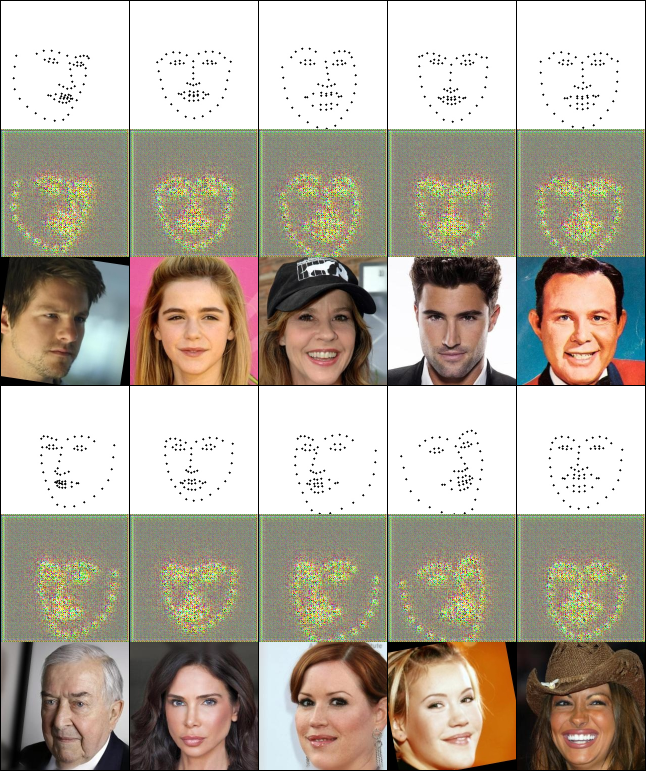
#> input picture Software/pix2pix/images/faces_deid_celeb/0.png, 1292 x 1542 px (shown at 1/2 size); its folder holds only this picture in this run
$ python -i PreProcessingImages_new.py   (imports and definitions only)
#> lines starting #> are read from the running program, lines starting #| are printed output that depends on the picture
import cv2
import os
import numpy as np
from concurrent.futures import ProcessPoolExecutor

TRAIN_FOLDER = "C:/Users/Administrator/Downloads/DatasetBS/archive12/lfw-funneled/TRAIN_DATA"
VALID_FOLDER = "C:/Users/Administrator/Downloads/DatasetBS/archive12/lfw-funneled/VALID_DATA"
PROCESSED_TRAIN_FOLDER = "C:/Users/Administrator/Downloads/DatasetBS/archive12/lfw-funneled/PROCESSED_TRAIN_DATA"
PROCESSED_VALID_FOLDER = "C:/Users/Administrator/Downloads/DatasetBS/archive12/lfw-funneled/PROCESSED_VALID_DATA"

BATCH_SIZE = 128  # Broj slika koje procesiramo odjednom
TARGET_SIZE = (256, 256)  # Ciljna veličina slika (256x256)

# Kreiraj foldere za obrađene slike
# [2 lines not run here, left out]

def adjust_contrast(image, alpha=1.2, beta=30):
    """Povećaj kontrast slike."""
    return cv2.convertScaleAbs(image, alpha=alpha, beta=beta)

def rotate_image(image, angle):
    """Rotiraj sliku za zadani kut."""
    (h, w) = image.shape[:2]
    center = (w // 2, h // 2)
    rotation_matrix = cv2.getRotationMatrix2D(center, angle, 1.0)
    return cv2.warpAffine(image, rotation_matrix, (w, h))

def flip_image(image):
    """Okreni sliku horizontalno."""
    return cv2.flip(image, 1)

def apply_transformations(image):
    """Primijeni blagu transformaciju na sliku (rotacija, flip, kontrast)."""
    # Promijeni kontrast
    image = adjust_contrast(image)

    # Rotacija za slučajni kut između -15 i 15 stupnjeva
    angle = np.random.uniform(-15, 15)
    image = rotate_image(image, angle)

    # Slučajni flip
    if np.random.rand() > 0.5:
        image = flip_image(image)

    return image

def resize_image(image, target_size):
    """Promijeni veličinu slike na ciljanu veličinu."""
    return cv2.resize(image, target_size)

def preprocess_image(image_path, output_folder):
    """Predprocesiraj jednu sliku."""
#> called with image_path = 'pix2pix/images/faces_deid_celeb/0.png', output_folder = 'out.png'
    image = cv2.imread(image_path)
#> image is the input picture: shape (1542, 1292, 3); mean B, G, R 155.6, 169.4, 177.8
    if image is None:
        print(f"Ne mogu učitati sliku: {image_path}")
        return

    # Uklanjanje šuma koristeći Gaussov filter
    image = cv2.GaussianBlur(image, (5, 5), 0)

    # Poboljšanje oštrine slike koristeći Unsharp Masking
    image_blurred = cv2.GaussianBlur(image, (21, 21), 10)
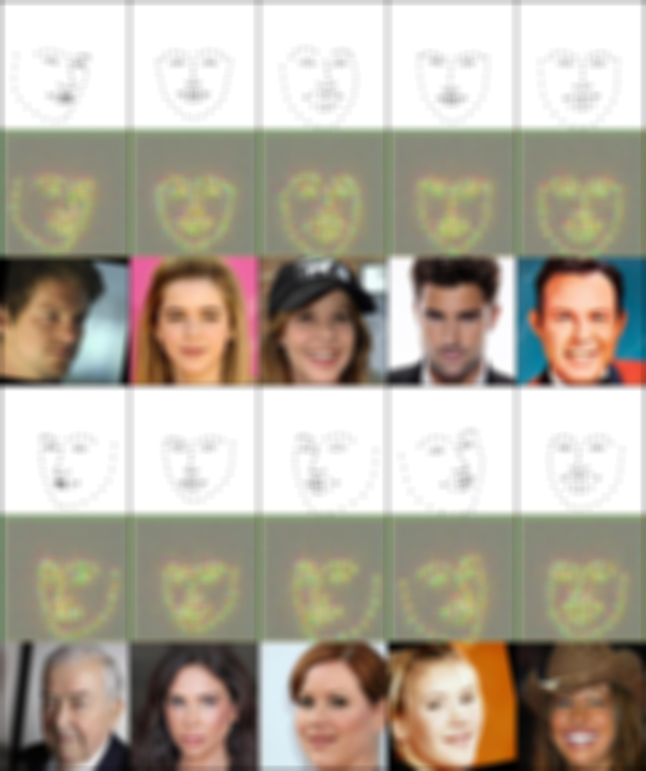
#> image_blurred: shape (1542, 1292, 3) (shown at 1/2 size); mean B, G, R 155.8, 169.6, 178
    image = cv2.addWeighted(image, 1.5, image_blurred, -0.5, 0)

    # Primijeni dodatne transformacije
    image = apply_transformations(image)
#> in adjust_contrast, `return cv2.convertScaleAbs(image, alpha=alpha, beta=beta)`:
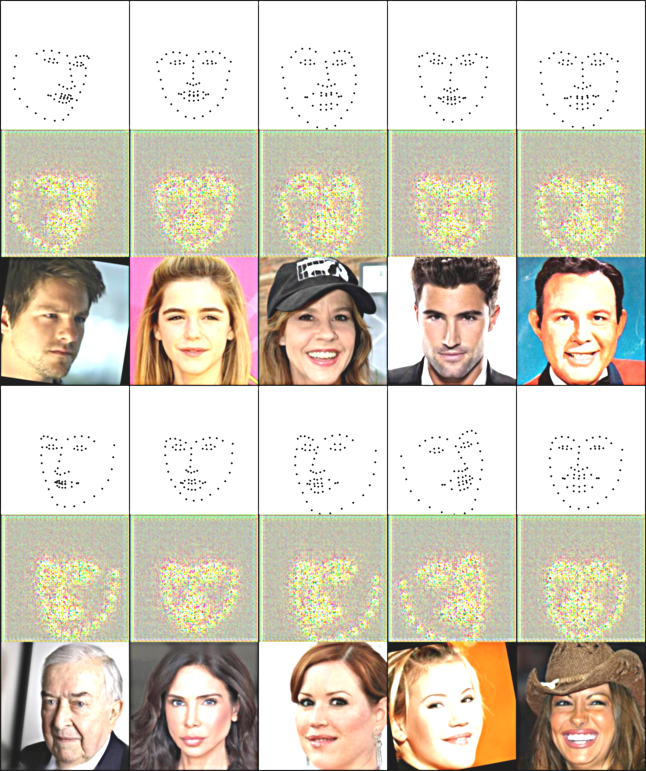
#> returned value: shape (1542, 1292, 3) (shown at 1/2 size); mean of channels 0, 1, 2 187.9, 203.4, 210.8; drawn as B, G, R
#> in rotate_image, `return cv2.warpAffine(image, rotation_matrix, (w, h))`:
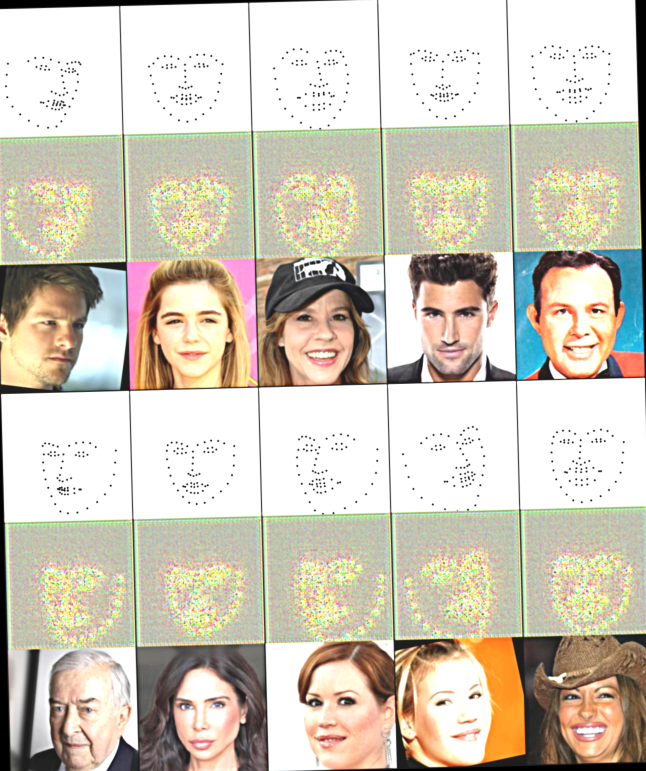
#> returned value: shape (1542, 1292, 3) (shown at 1/2 size); mean of channels 0, 1, 2 186.2, 201.5, 208.9; drawn as B, G, R
#> in flip_image, `return cv2.flip(image, 1)`:
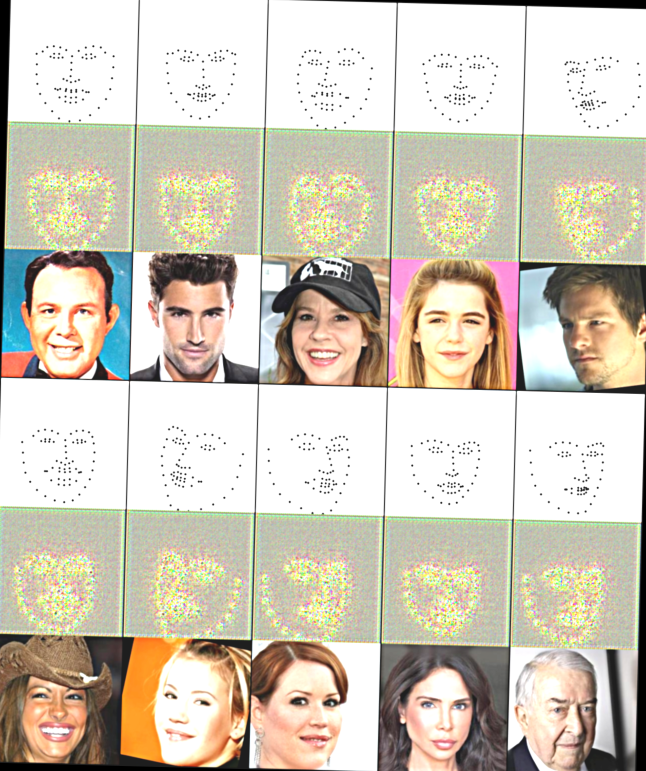
#> returned value: shape (1542, 1292, 3) (shown at 1/2 size); mean of channels 0, 1, 2 186.2, 201.5, 208.9; drawn as B, G, R

    # Promijeni veličinu slike
    image = resize_image(image, TARGET_SIZE)
#> in resize_image, `return cv2.resize(image, target_size)`:
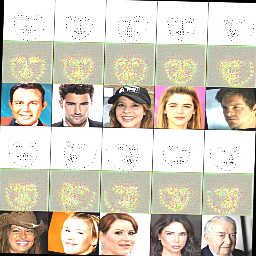
#> returned value: shape (256, 256, 3); mean of channels 0, 1, 2 186.1, 201.5, 208.9; drawn as B, G, R

    # Spremi obrađenu sliku
    filename = os.path.basename(image_path)
    output_path = os.path.join(output_folder, filename)
    cv2.imwrite(output_path, image)
    print(f"Slika spremljena: {output_path}")

def preprocess_images_in_batches(input_folder, output_folder, batch_size):
    """Funkcija za obrađivanje slika u batchovima."""
    all_image_paths = []
    for root, _, files in os.walk(input_folder):
        for file in files:
            if file.endswith(".jpg"):
                image_path = os.path.join(root, file)
                all_image_paths.append(image_path)

    # Podijeli slike na batchove
    batches = [all_image_paths[i:i + batch_size] for i in range(0, len(all_image_paths), batch_size)]

    # Paralelno obradi batchove koristeći višestruko procesiranje
    with ProcessPoolExecutor() as executor:
        for batch in batches:
            executor.map(preprocess_image, batch, [output_folder] * len(batch))

# [6 lines not run here, left out]

>>> result = preprocess_image('pix2pix/images/faces_deid_celeb/0.png', 'out.png')

$ run again, on Software/pix2pix/images/faces_deid_celeb/1000.png
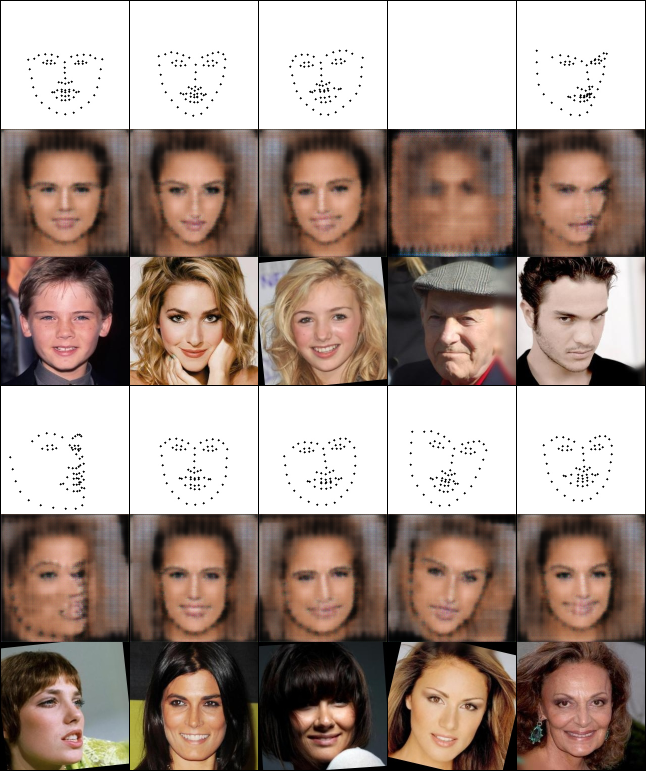
#> input picture Software/pix2pix/images/faces_deid_celeb/1000.png, 1292 x 1542 px (shown at 1/2 size)
#> in preprocess_image, image is the input picture: shape (1542, 1292, 3); mean B, G, R 135.6, 144.9, 163.3
#> in flip_image, `return cv2.flip(image, 1)`:
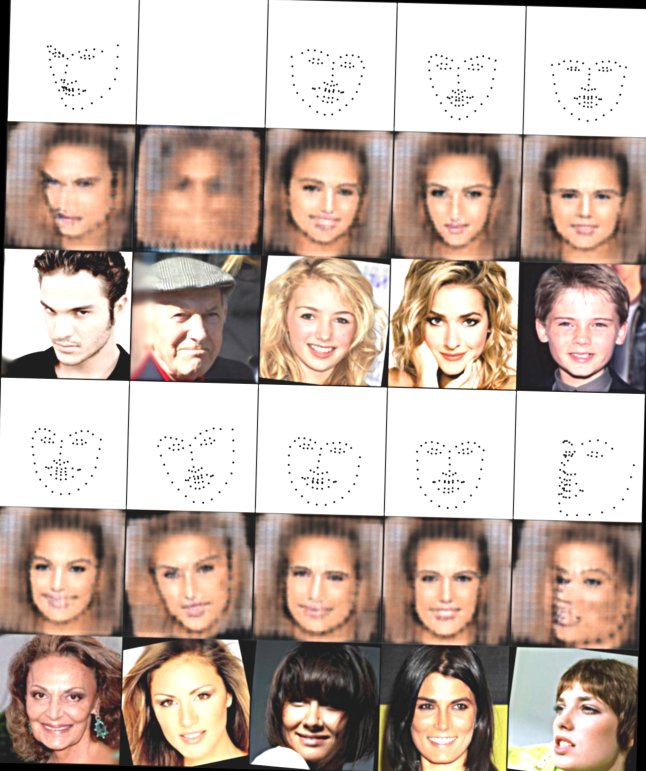
#> returned value: shape (1542, 1292, 3) (shown at 1/2 size); mean of channels 0, 1, 2 163.8, 174.6, 192.8; drawn as B, G, R
#> in resize_image, `return cv2.resize(image, target_size)`:
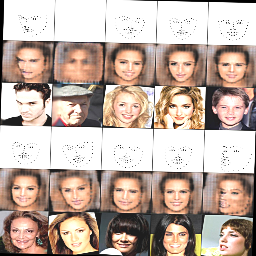
#> returned value: shape (256, 256, 3); mean of channels 0, 1, 2 163.6, 174.5, 192.7; drawn as B, G, R

$ run again, on Software/pix2pix/images/faces_deid_celeb/10000.png
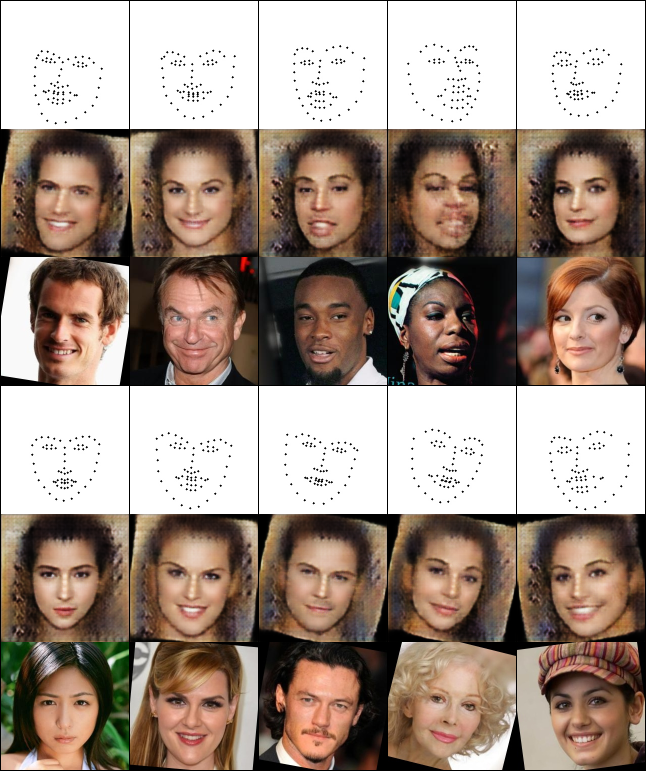
#> input picture Software/pix2pix/images/faces_deid_celeb/10000.png, 1292 x 1542 px (shown at 1/2 size)
#> in preprocess_image, image is the input picture: shape (1542, 1292, 3); mean B, G, R 132.6, 143.7, 161
#> in flip_image, `return cv2.flip(image, 1)`:
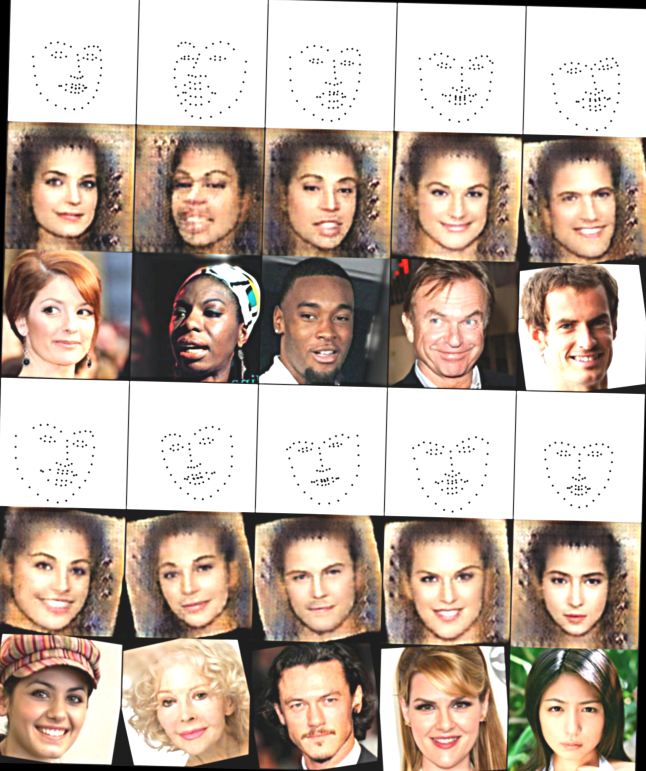
#> returned value: shape (1542, 1292, 3) (shown at 1/2 size); mean of channels 0, 1, 2 159.9, 172.8, 189.7; drawn as B, G, R
#> in resize_image, `return cv2.resize(image, target_size)`:
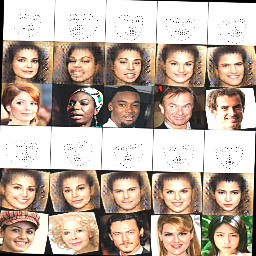
#> returned value: shape (256, 256, 3); mean of channels 0, 1, 2 159.8, 172.7, 189.6; drawn as B, G, R

$ run again, on Software/pix2pix/images/faces_deid_celeb/10500.png
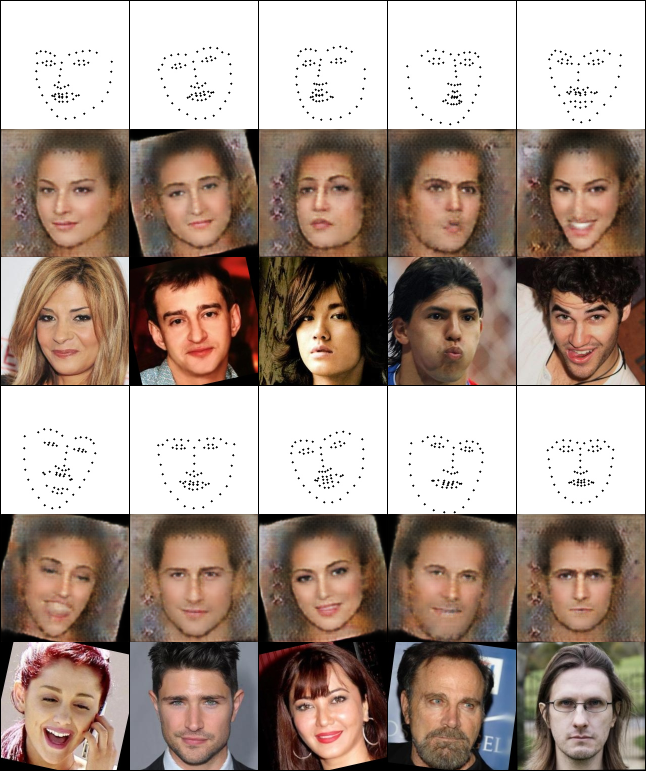
#> input picture Software/pix2pix/images/faces_deid_celeb/10500.png, 1292 x 1542 px (shown at 1/2 size)
#> in preprocess_image, image is the input picture: shape (1542, 1292, 3); mean B, G, R 136.3, 146.8, 165.1
#> in flip_image, `return cv2.flip(image, 1)`:
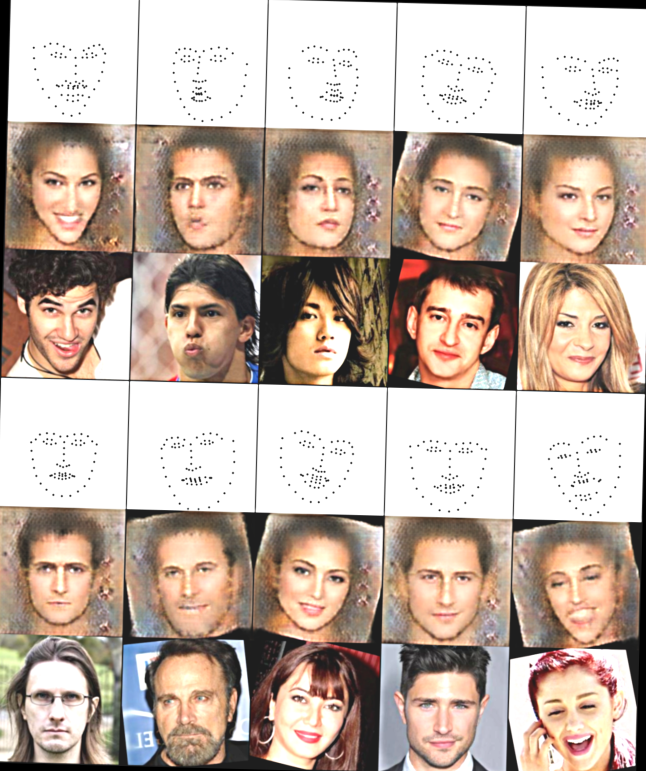
#> returned value: shape (1542, 1292, 3) (shown at 1/2 size); mean of channels 0, 1, 2 164.7, 177, 195; drawn as B, G, R
#> in resize_image, `return cv2.resize(image, target_size)`:
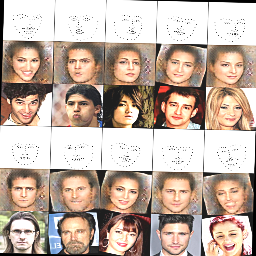
#> returned value: shape (256, 256, 3); mean of channels 0, 1, 2 164.6, 176.8, 194.9; drawn as B, G, R
